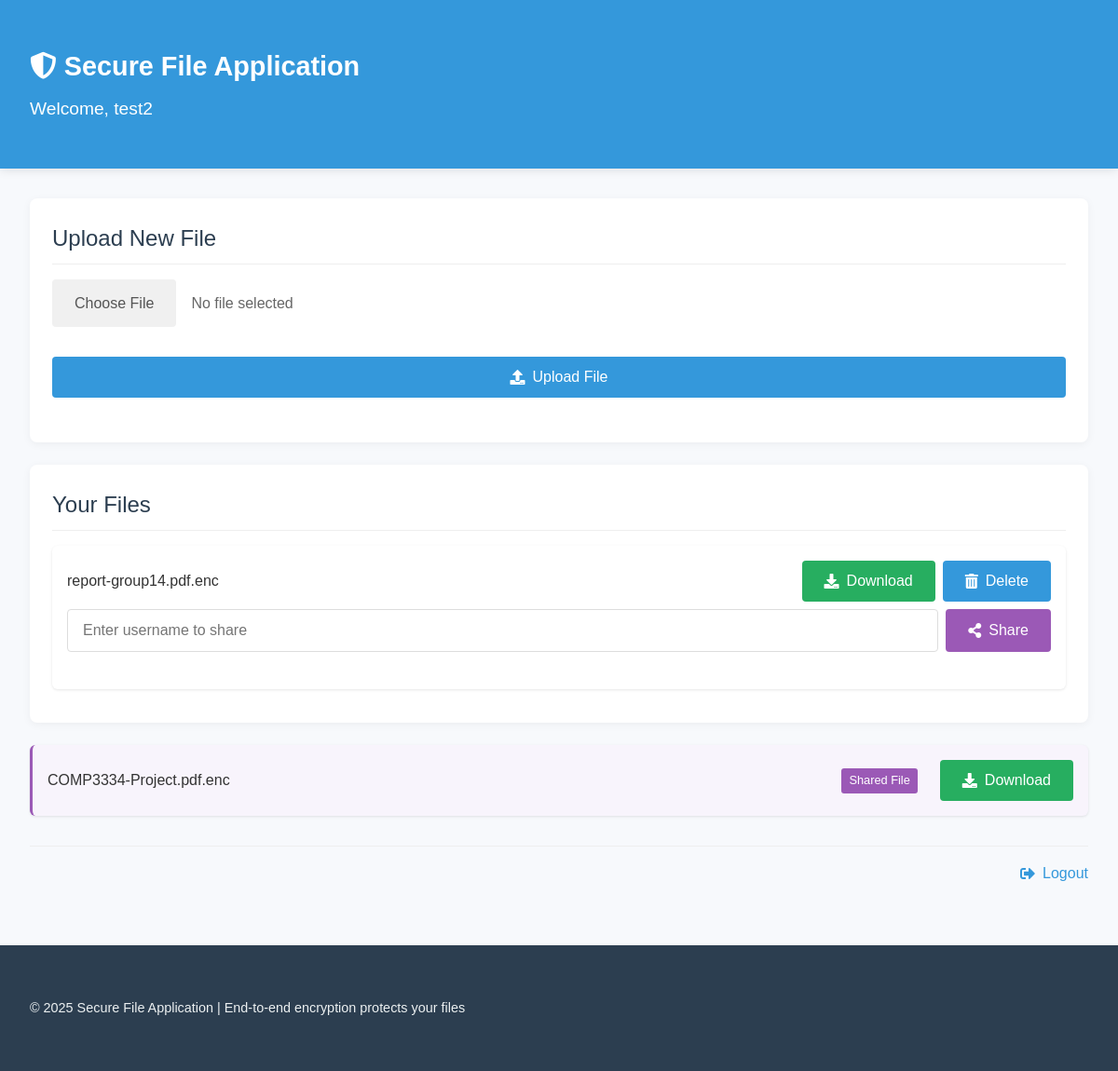
The app's page / (signed in), older data.
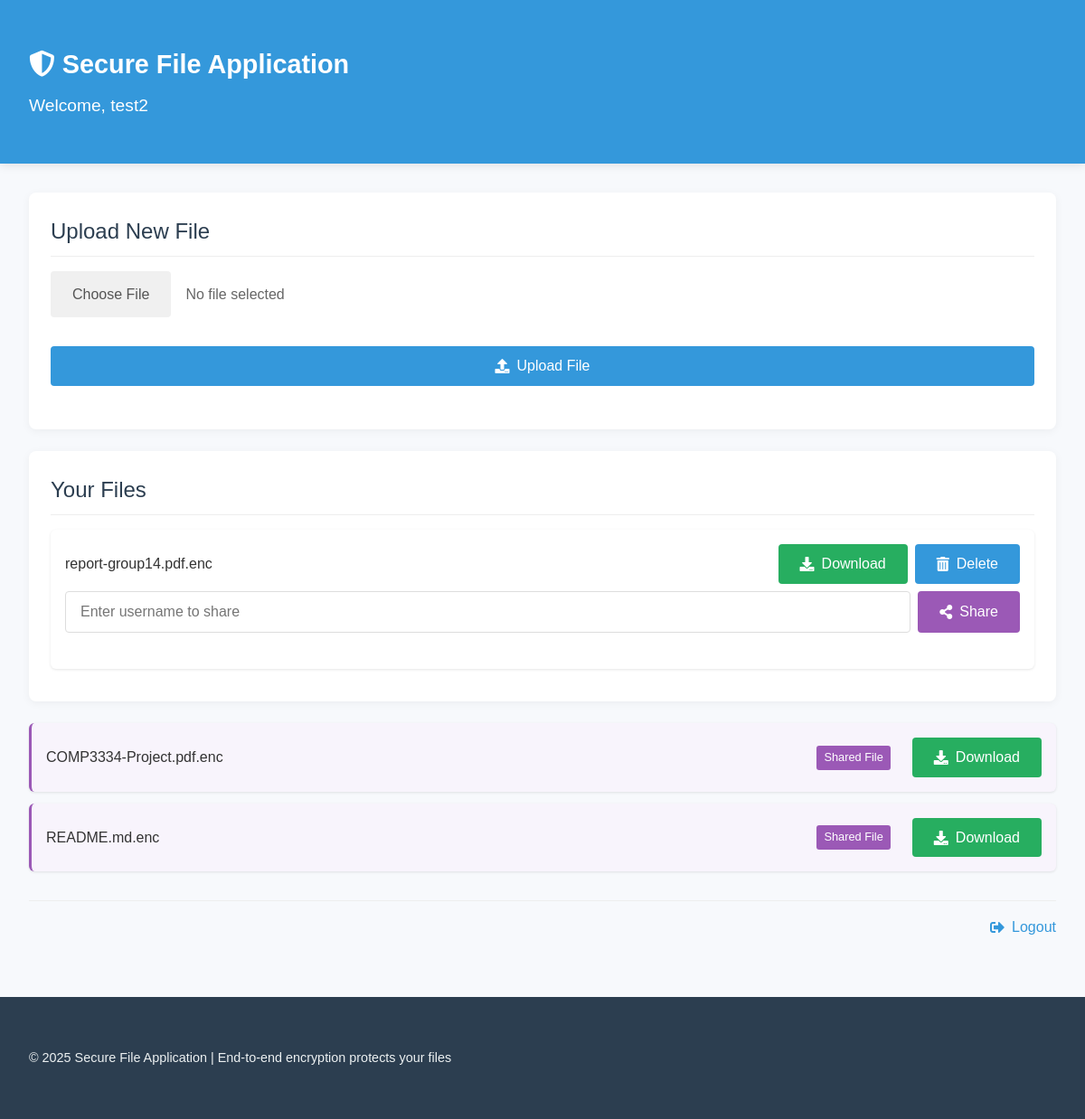
The same page, newer data.
### tables this page shows
CREATE TABLE files (
            id INTEGER PRIMARY KEY AUTOINCREMENT,
            filename TEXT NOT NULL,
            owner_id INTEGER NOT NULL,
            shared_users TEXT DEFAULT '',
            encryption_key TEXT NOT NULL,
            FOREIGN KEY(owner_id) REFERENCES users(id)
        );

### app.py (the view)
@app.route('/')
@login_required
def index():
    conn = sqlite3.connect('database.db')
    c = conn.cursor()
    c.execute('SELECT * FROM files WHERE owner_id = ?', (current_user.id,))
    owned_files = c.fetchall()
    c.execute('''
        SELECT f.*
        FROM files f
        WHERE f.shared_users LIKE ? OR f.shared_users LIKE ? OR f.shared_users LIKE ?
    ''', (f'%{current_user.id},%', f'%,{current_user.id}', f'{current_user.id}'))
    shared_files = c.fetchall()
    file_dict = {file[0]: file for file in owned_files}
    for file in shared_files:
        if file[0] not in file_dict:
            file_dict[file[0]] = file
    files = list(file_dict.values())
    conn.close()
    return render_template('index.html', files=files)

### app.py (called while the page is built)
@login_manager.user_loader
def load_user(user_id):
    conn = sqlite3.connect('database.db')
    c = conn.cursor()
    c.execute('SELECT * FROM users WHERE id = ?', (user_id,))
    user = c.fetchone()
    conn.close()
    if user:
        return User(user[0], user[1])
    return None

### templates/index.html (shortened to what this page needs)
{% extends "base.html" %}
{% block header %}Welcome, {{ current_user.username }}{% endblock %}
{% block content %}
<div class="main-content">
  <div class="card">
    <h3 class="card-title">Upload New File</h3>
    <form id="uploadForm" class="upload-form">
      <div class="file-input-container">
        <label for="fileInput" class="file-input-label">Choose File</label>
        <span id="selectedFileName" class="selected-file-name">No file selected</span>
      </div>
      <button type="submit" class="btn btn-primary">
        <i class="fas fa-upload"></i> Upload File
      </button>
    </form>
  </div>
  <div class="card">
    <h3 class="card-title">Your Files</h3>
    {% if files %}
    <ul class="file-list">
      {% for file in files %}
      <li class="file-item {% if file[2] != current_user.id %}shared-file{% endif %}">
        <div class="file-info">
          <span class="file-name">{{ file[1] }}</span>
          {% if file[2] != current_user.id %}
          <span class="file-owner-tag">Shared File</span>
          {% endif %}
        </div>
        <div class="file-actions">
            <button class="btn download-btn" data-file-id="{{ file[0] }}">
              <i class="fas fa-download"></i> Download
            </button>
            {% if file[2] == current_user.id %}
            <button class="btn btn-danger delete-btn" data-file-id="{{ file[0] }}">
              <i class="fas fa-trash-alt"></i> Delete
            </button>
            {% endif %}
            </div>
          {% if file[2] == current_user.id %}
          <form action="{{ url_for('share_file', file_id=file[0]) }}" method="POST" class="share-form">
            <input type="text" name="shared_user" placeholder="Enter username to share" />
            <button type="submit" class="btn btn-share">
              <i class="fas fa-share-alt"></i> Share
            </button>
          </form>
          {% endif %}
        </div>
      </li>
      {% endfor %}
    {% else %}
    <div class="empty-state">
      <p>You haven't uploaded any files yet</p>
      <p class="empty-state-hint">Click the "Upload File" button above to get started</p>
    </div>
    {% endif %}
<div class="nav-links">
  <a href="{{ url_for('logout') }}" class="nav-link">
    <i class="fas fa-sign-out-alt"></i> Logout
  </a>
</div>
{% endblock %}

Row changes from the older to the newer data that the page shows:
added files: filename "README.md.enc", shows "Shared File"
